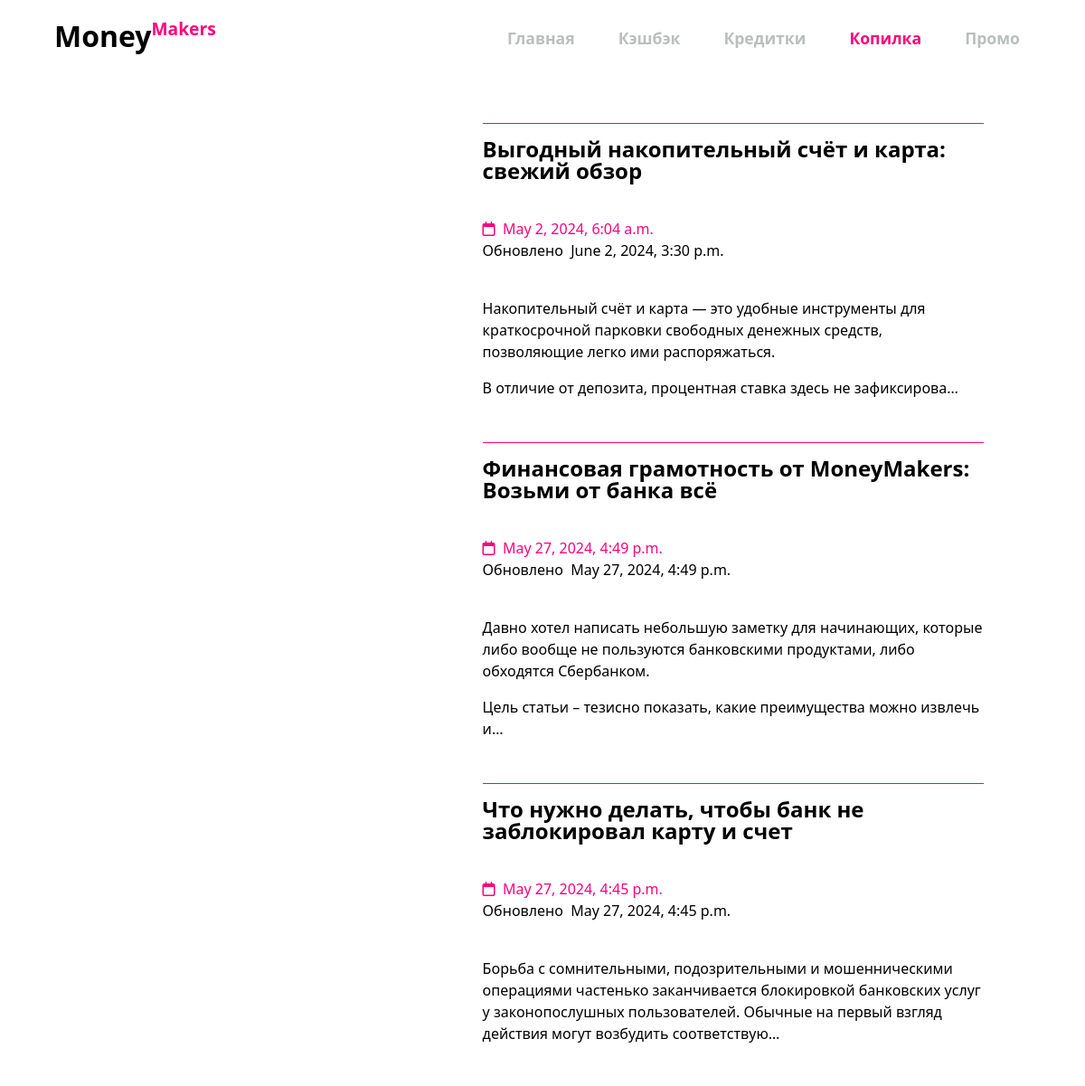
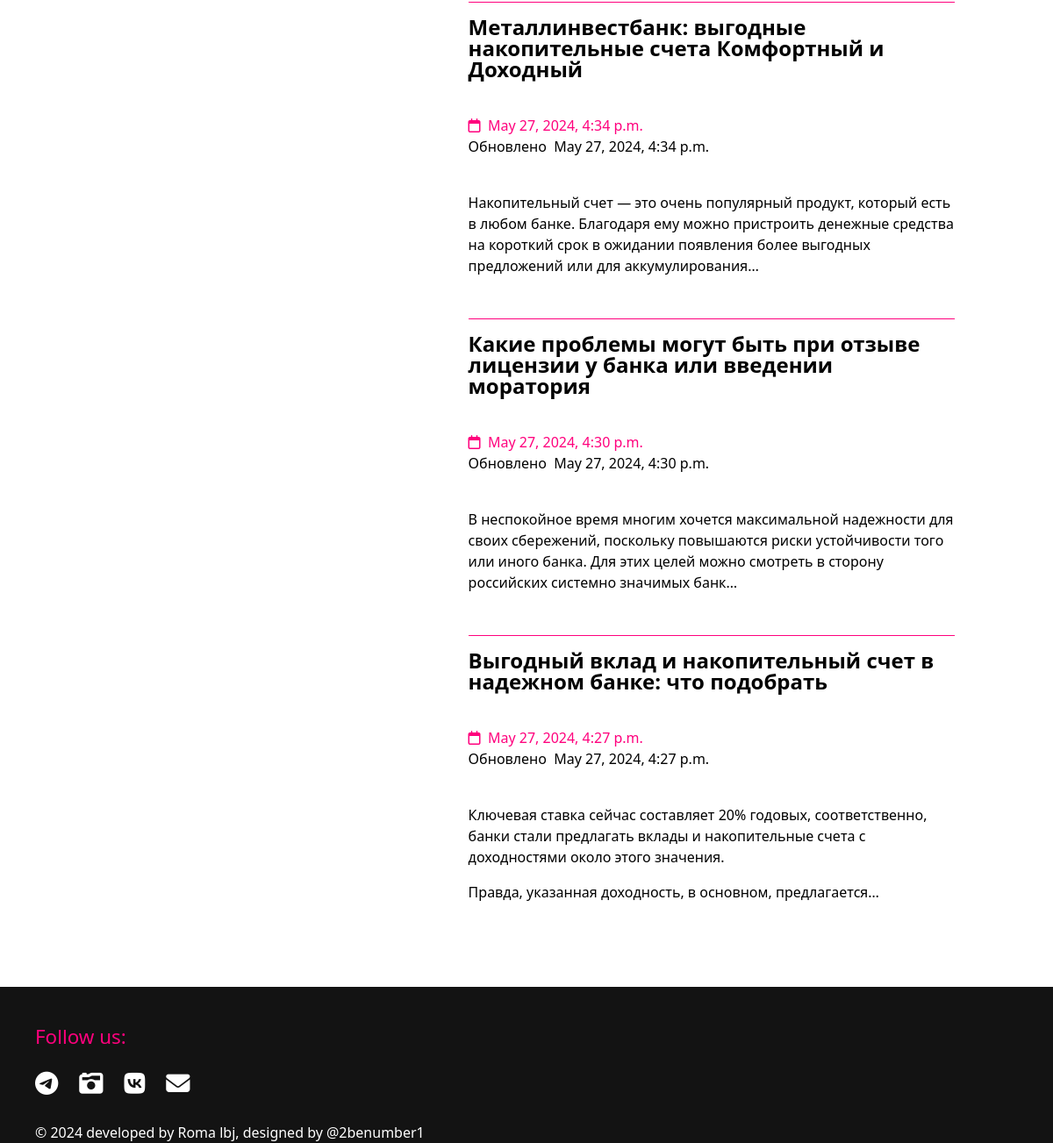
The page /savings on the database its author committed (2 pictures, top to bottom).
### main/models.py (models this page shows, shortened)
class Articles(models.Model):
    credit = 'credit'
    debit = 'debit'
    savings = 'savings'
    CATEGORIES = [(credit, 'Кредитки'), (debit, 'Дебетухи'), (savings, 'Накопилка')]
    title = models.CharField(max_length=255)
    category = models.CharField(max_length=50, choices=CATEGORIES, blank=False)
    content = models.TextField()
    photo = models.ImageField(upload_to="images")
    time_create = models.DateTimeField(auto_now_add=True)
    time_update = models.DateTimeField(auto_now_add=True)
    likes_amount = models.IntegerField(default=0)
    comments_amount = models.IntegerField(default=0)
    class Meta:
        verbose_name = 'Article'
        verbose_name_plural = 'Articles'

### main/views.py (the view)
# urls.py: path('savings', views.savings, name='savings'),
def savings(request):
    context = {
        'articles': Articles.objects.filter(category='savings').order_by('-time_update'),
    }
    return render(request, 'main/savings.html', context)

### main/templates/main/savings.html (shortened to what this page needs)
{% extends 'main/layout.html' %}
{% block content %}
    <div class="credit_articles_list">
         <ul>
             {% for post in articles %}
                        <li>
                            <a href="{% url 'article_detail' category=post.category  id=post.id %}">
                                <div class="post">
                                    <div class="image" style="background-image: url('{{post.photo.url}}');"></div>
                                    <div class="all_info">
                                        <p class="title">{{post.title}}</p>
                                        <p class="time time_create"><i class="fa-regular fa-calendar"></i>&nbsp;&nbsp;{{post.time_create}}</p>
                                        <p class="time time_update">Обновлено&nbsp;&nbsp;{{post.time_update}}</p>
                                        <p class="contents">{{post.content | truncatechars:220 | safe}}</p>
                                    </div>
                                </div>
                            </a>
                        </li>
             {% endfor %}
         </ul>
    </div>
{% endblock %}

### main/static/main/css/main.css (style rules this page uses)
:root { --header-height: 3rem; --hue: 174; --sat: 63%; --first-color: hsl(var(--hue), var(--sat), 40%); --first-color-alt: hsl(var(--hue), var(--sat), 36%); --title-color: hsl(var(--hue), 12%, 15%); --text-color: hsl(var(--hue), 8%, 35%); --body-color: hsl(var(--hue), 100%, 99%); --container-color: #fff; --body-font: "Work Sans", sans-serif; --h1-font-size: 1.5rem; --normal-font-size: 1rem; --tiny-font-size: .625rem; --z-tooltip: 10; --z-fixed: 100; --shadow-color-darker: rgba(128, 128, 128, 0.1); --shadow-color-medium: rgba(128, 128, 128, 0.05); --shadow-color: rgba(128, 128, 128, 0.02); --blur-radius: 0px; }
@media screen and (min-width: 968px) { :root { --h1-font-size: 2.25rem; --normal-font-size: 1.1rem; } }
* { box-sizing: border-box; padding: 0; margin: 0; }
body { margin: 0; padding: 0; font-family: var(--body-font); font-size: var(--normal-font-size); background-color: var(--body-color); color: var(--text-color); overflow-x: hidden; }
ul { list-style: none; }
.credit_articles_list { margin: 10vh 0 10vh 0; padding: 5vh 0 0 10vh; width: 100vw; display: flex; align-items: center; justify-content: flex-start; }
.credit_articles_list ul { margin: 0; padding: 0; width: 90%; height: 100%; display: flex; align-items: center; justify-content: center; flex-direction: column; }
.credit_articles_list ul li { width: 100%; min-height: 35vh; margin: 0 0 2vh 0; padding: 2vh 0 0 0; display: flex; align-items: center; justify-content: center; }
.credit_articles_list a { text-decoration: none; color: black; width: 100%; height: 100%; margin: 0; padding: 0; }
.credit_articles_list ul li:last-child { margin: 0; }
.credit_articles_list .post { width: 100%; height: 100%; margin: 0; padding: 0; display: flex; align-items: flex-start; justify-content: space-between; }
.credit_articles_list .image { min-width: 40%; min-height: 35vh; border-radius: 20px; background-repeat: no-repeat; background-size: cover; background-position: center center; }
.credit_articles_list .all_info { margin: 0 0 0 5vh; padding: 2vh 0 0 0; height: 100%; width: 55%; display: flex; justify-content: flex-start; flex-direction: column; align-items: flex-start; border-top: 1px solid #ff007d; }
.credit_articles_list .title { font-size: 1.5rem; font-weight: 550; line-height: 1.5rem; transition: .2s; }
.credit_articles_list .time { line-height: 1.5rem; margin: 0; font-size: 1rem; }
.credit_articles_list .time_create { margin-top: 3vh; }
.credit_articles_list .time_update { margin-bottom: 3vh; }
.credit_articles_list .contents { font-size: 1.1rem; font-weight: 300; line-height: 1.5rem; }
.credit_articles_list i, .credit_articles_list .time_create { color: #ff007d; }

### rows shown on the page
Articles: title "Выгодный накопительный счёт и карта: свежий обзор", time_create "May 2, 2024, 6:04 a.m.", time_update "June 2, 2024, 3:30 p.m.", content "Накопительный счёт и карта — это удобные инструменты для краткосрочной парковки свободных денежных средств, позволяющие легко ими распоряжаться. В отличие от депозита, процентная ставка здесь не зафиксирова…"
Articles: title "Финансовая грамотность от MoneyMakers: Возьми от банка всё", time_create "May 27, 2024, 4:49 p.m.", time_update "May 27, 2024, 4:49 p.m.", content "Давно хотел написать небольшую заметку для начинающих, которые либо вообще не пользуются банковскими продуктами, либо обходятся Сбербанком. Цель статьи – тезисно показать, какие преимущества можно извлечь и…"
Articles: title "Что нужно делать, чтобы банк не заблокировал карту и счет", time_create "May 27, 2024, 4:45 p.m.", time_update "May 27, 2024, 4:45 p.m.", content "Борьба с сомнительными, подозрительными и мошенническими операциями частенько заканчивается блокировкой банковских услуг у законопослушных пользователей. Обычные на первый взгляд действия могут возбудить соответствую…"
Articles: title "Металлинвестбанк: выгодные накопительные счета Комфортный и Доходный", time_create "May 27, 2024, 4:34 p.m.", time_update "May 27, 2024, 4:34 p.m.", content "Накопительный счет — это очень популярный продукт, который есть в любом банке. Благодаря ему можно пристроить денежные средства на короткий срок в ожидании появления более выгодных предложений или для аккумулирования…"
Articles: title "Какие проблемы могут быть при отзыве лицензии у банка или введении моратория", time_create "May 27, 2024, 4:30 p.m.", time_update "May 27, 2024, 4:30 p.m.", content "В неспокойное время многим хочется максимальной надежности для своих сбережений, поскольку повышаются риски устойчивости того или иного банка. Для этих целей можно смотреть в сторону российских системно значимых банк…"
Articles: title "Выгодный вклад и накопительный счет в надежном банке: что подобрать", time_create "May 27, 2024, 4:27 p.m.", time_update "May 27, 2024, 4:27 p.m.", content "Ключевая ставка сейчас составляет 20% годовых, соответственно, банки стали предлагать вклады и накопительные счета с доходностями около этого значения. Правда, указанная доходность, в основном, предлагается…"
